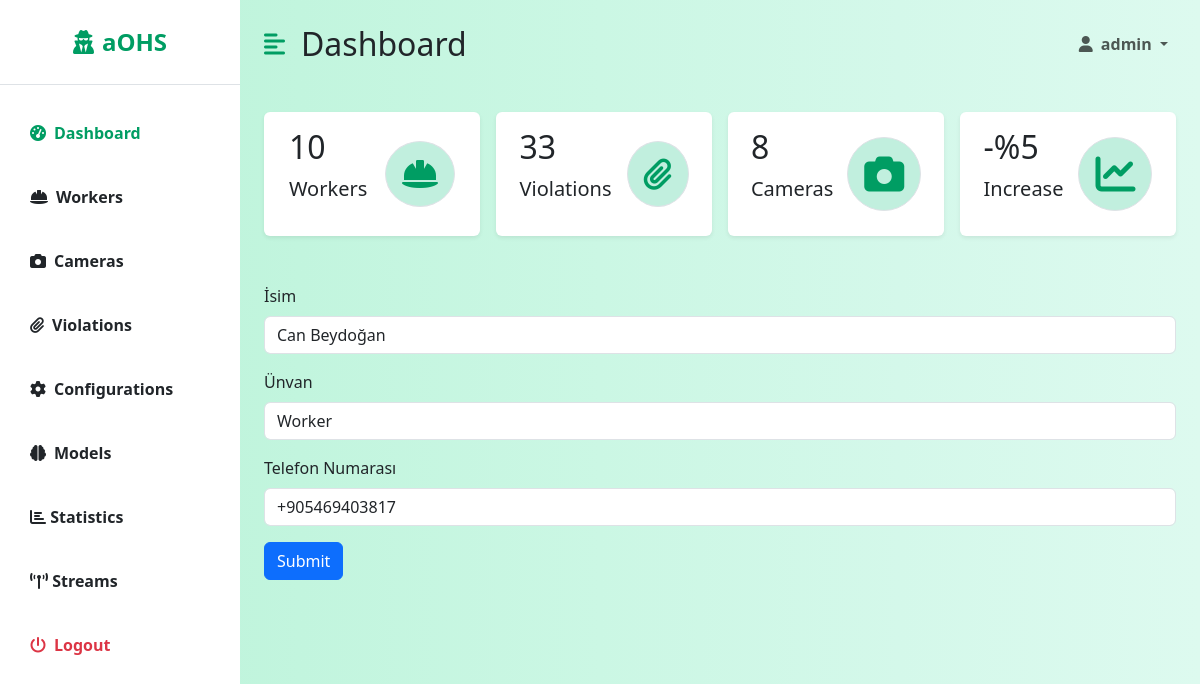
The app's page /dashboard/workers/edit/1/ (signed in) with its own data.
### backend/models.py (models this page shows, shortened)
class Worker(models.Model):
    phone_regex = RegexValidator(regex=r'^\+905[0-9]{9}$',
                                 message="Phone number should be in '+905555555555' format")
    id = models.AutoField(primary_key=True)
    name = models.CharField(max_length=100, null=False)
    title = models.CharField(max_length=100, null=False)
    phone = models.CharField(validators=[phone_regex], max_length=17, unique=True, null=False)
    active = models.BooleanField(default=True, null=False)
    created = models.DateTimeField(auto_now_add=True)
    modified = models.DateTimeField(auto_now=True)

### dashboard/views/worker_views.py (the view, shortened to what this page needs)
# urls.py: path('workers/edit/<int:worker_id>/', WorkerEditView.as_view()),
class WorkerEditView(LoginRequiredMixin, View, GetCountsMixin):
    login_url = '/login/'
    redirect_field_name = 'redirect_to'
    def get(self, request, worker_id):
        worker = Worker.objects.get(id=worker_id)
        return render(request, 'dashboard/worker-edit.html', {"worker": worker, 'counts': super().get_counts()})

### dashboard/views/mixins.py (called while the page is built)
    def get_counts(self):
        counts = {
            'workers': Worker.objects.filter(active=True).count(),
            'violations': Violation.objects.filter(valid=True).count(),
            'cameras': Camera.objects.count(),
        }
        return counts

### dashboard/templates/dashboard/worker-edit.html (shortened to what this page needs)
{% extends 'dashboard/dashboard.html' %}
{% block table %}
    <form action="" method="post">
        <div class="mb-3">
            <label for="name" class="form-label">İsim</label>
            <input type="text" class="form-control" id="name" name="name" value="{{ worker.name }}">
        </div>
        <div class="mb-3">
            <label for="title" class="form-label">Ünvan</label>
            <input type="text" class="form-control" id="title" name="title" value="{{ worker.title }}">
        </div>
        <div class=" mb-3">
            <label for="phone" class="form-label">Telefon Numarası</label>
            <input type="text" class="form-control" id="phone" name="phone" value="{{ worker.phone }}">
        </div>
        <button type=" submit" class="btn btn-primary">Submit</button>
    </form>
{% endblock %}

### dashboard/templates/dashboard/dashboard.html (shortened to what this page needs)
{% extends 'base.html' %}
{% block dashboard %}
    <div class="d-flex" id="wrapper">
        <div class="bg-white" id="sidebar-wrapper">
            <div class="sidebar-heading text-center py-4 primary-text fs-4 fw-bold  border-bottom"><i
                    class="fas fa-user-secret me-2"></i>aOHS</div>
            <div class="list-group list-group-flush my-3">
                <a href="/dashboard/" class="list-group-item list-group-item-action bg-transparent second-text active"><i
                        class="fas fa-tachometer-alt me-2"></i>Dashboard</a>
                <a href="/dashboard/workers/" class="list-group-item list-group-item-action bg-transparent second-text fw-bold"><i
                        class="fas fa-hard-hat me-2"></i>Workers</a>
                <a href="/dashboard/cameras/" class="list-group-item list-group-item-action bg-transparent second-text fw-bold"><i
                        class="fas fa-camera me-2"></i>Cameras</a>
                <a href="/dashboard/violations/" class="list-group-item list-group-item-action bg-transparent second-text fw-bold"><i
                        class="fas fa-paperclip me-2"></i>Violations</a>
                <a href="/dashboard/configurations/" class="list-group-item list-group-item-action bg-transparent second-text fw-bold"><i
                        class="fas fa-cog me-2"></i>Configurations</a>
                <a href="/dashboard/models/" class="list-group-item list-group-item-action bg-transparent second-text fw-bold"><i
                        class="fas fa-brain me-2"></i>Models</a>
                <a href="/dashboard/statistics/" class="list-group-item list-group-item-action bg-transparent second-text fw-bold"><i
                        class="fa fa-bar-chart"></i> Statistics</a>
                <a href="/dashboard/streams/" class="list-group-item list-group-item-action bg-transparent second-text fw-bold"><i
                        class="fa fa-broadcast-tower fa-flip"></i> Streams</a>
                <a href="/logout" class="list-group-item list-group-item-action bg-transparent text-danger fw-bold"><i
                        class="fas fa-power-off me-2"></i>Logout</a>
            </div>
        </div>
        <div id="page-content-wrapper">
            <nav class="navbar navbar-expand-lg navbar-light bg-transparent py-4 px-4">
                <div class="d-flex align-items-center">
                    <i class="fas fa-align-left primary-text fs-4 me-3" id="menu-toggle"></i>
                    <h2 class="fs-2 m-0">Dashboard</h2>
                </div>
                <div class="collapse navbar-collapse" id="navbarSupportedContent">
                    <ul class="navbar-nav ms-auto mb-2 mb-lg-0">
                        <li class="nav-item dropdown">
                            <a class="nav-link dropdown-toggle second-text fw-bold" href="#" id="navbarDropdown"
                                role="button" data-bs-toggle="dropdown" aria-expanded="false">
                                <i class="fas fa-user me-2"></i>{{ user.username }}
                            </a>
                        </li>
                    </ul>
                </div>
            </nav>
            <div class="container-fluid px-4">
                <div class="row g-3 my-2">
                    <div class="col-md-3">
                        <div class="p-3 bg-white shadow-sm d-flex justify-content-around align-items-center rounded">
                            <div>
                                <h3 class="fs-2">{{ counts.workers }}</h3>
                                <p class="fs-5">Workers</p>
                            </div>
                            <i class="fas fa-hard-hat fs-2 primary-text border rounded-full secondary-bg p-3"></i>
                        </div>
                    </div>
                    <div class="col-md-3">
                        <div class="p-3 bg-white shadow-sm d-flex justify-content-around align-items-center rounded">
                            <div>
                                <h3 class="fs-2">{{ counts.violations }}</h3>
                                <p class="fs-5">Violations</p>
                            </div>
                            <i
                                class="fas fa-paperclip fs-2 primary-text border rounded-full secondary-bg p-3"></i>
                        </div>
                    </div>
                    <div class="col-md-3">
                        <div class="p-3 bg-white shadow-sm d-flex justify-content-around align-items-center rounded">
                            <div>
                                <h3 class="fs-2">{{ counts.cameras }}</h3>
                                <p class="fs-5">Cameras</p>
                            </div>
                            <i class="fas fa-camera  fs-1 primary-text border rounded-full secondary-bg p-3"></i>
                        </div>
                    </div>
                    <div class="col-md-3">
                        <div class="p-3 bg-white shadow-sm d-flex justify-content-around align-items-center rounded">
                            <div>
                                <h3 class="fs-2">-%5</h3>
                                <p class="fs-5">Increase</p>
                            </div>
                            <i class="fas fa-chart-line fs-1 primary-text border rounded-full secondary-bg p-3"></i>
                        </div>
                    </div>
                </div>
                <div class="row my-5">
                    <div class="col">
                        {% block table %}
                        {% endblock %}
                    </div>
                </div>
            </div>
        </div>
    </div>
{% endblock %}

### templates/base.html (style rules this page uses)
:root { --main-bg-color: #009d63; --main-text-color: #009d63; --second-text-color: #bbbec5; --second-bg-color: #c1efde; }
.primary-text { color: var(--main-text-color); }
.secondary-bg { background-color: var(--second-bg-color); }
.rounded-full { border-radius: 100%; }
#wrapper { overflow-x: hidden; background-image: linear-gradient( to right, #baf3d7, #c2f5de, #cbf7e4, #d4f8ea, #ddfaef ); }
#sidebar-wrapper { min-height: 100vh; margin-left: -15rem; transition: margin 0.25s ease-out; }
#sidebar-wrapper .sidebar-heading { padding: 0.875rem 1.25rem; font-size: 1.2rem; }
#sidebar-wrapper .list-group { width: 15rem; }
#page-content-wrapper { min-width: 100vw; }
#menu-toggle { cursor: pointer; }
.list-group-item { border: none; padding: 20px 30px; }
.list-group-item.active { background-color: transparent; color: var(--main-text-color); font-weight: bold; border: none; }
@media (min-width: 768px) { #sidebar-wrapper { margin-left: 0; } }
@media (min-width: 768px) { #page-content-wrapper { min-width: 0; width: 100%; } }

### records on screen
Worker: name "Can Beydoğan", title "Worker", phone "+905469403817"

### other values on screen
{{ user.username }} "admin"
{{ counts.workers }} "10"
{{ counts.violations }} "33"
{{ counts.cameras }} "8"
